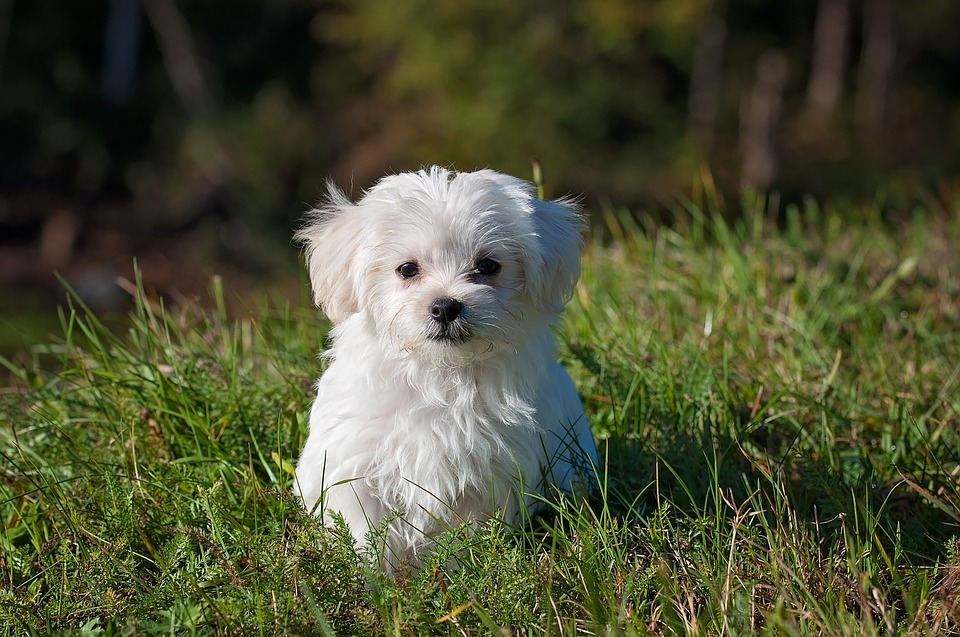
#> input picture maltese-1123016_960_720.jpg, 960 x 637 px, found by its file name
$ python image-compression.py
#> lines starting #> are read from the running program, lines starting #| are printed output that depends on the picture; after the words box and inside, x2 and y2 are one past the last pixel; in counts of white or black regions, pixels touching at a corner belong together
from google.colab import drive
from PIL import Image
from IPython.display import display

drive.mount('/content/drive')
caminho_imagem = "/content/drive/My Drive/maltese-1123016_960_720.jpg"
imagem_original = Image.open(caminho_imagem)
#> imagem_original is the input picture: PIL image 960x637 RGB; mean R, G, B 77.1, 80, 51.6
def converter_para_cinza(imagem):
  largura, altura = imagem.size
#> largura = 960; altura = 637
  imagem_cinza = Image.new("L", (largura, altura))  # Escala de cinza
#> imagem_cinza: PIL image 960x637 L; every value is 0

  for y in range(altura):
      for x in range(largura):
          r, g, b = imagem.getpixel((x, y))
          valor_cinza = int(0.299 * r + 0.587 * g + 0.114 * b)
          imagem_cinza.putpixel((x, y), valor_cinza)
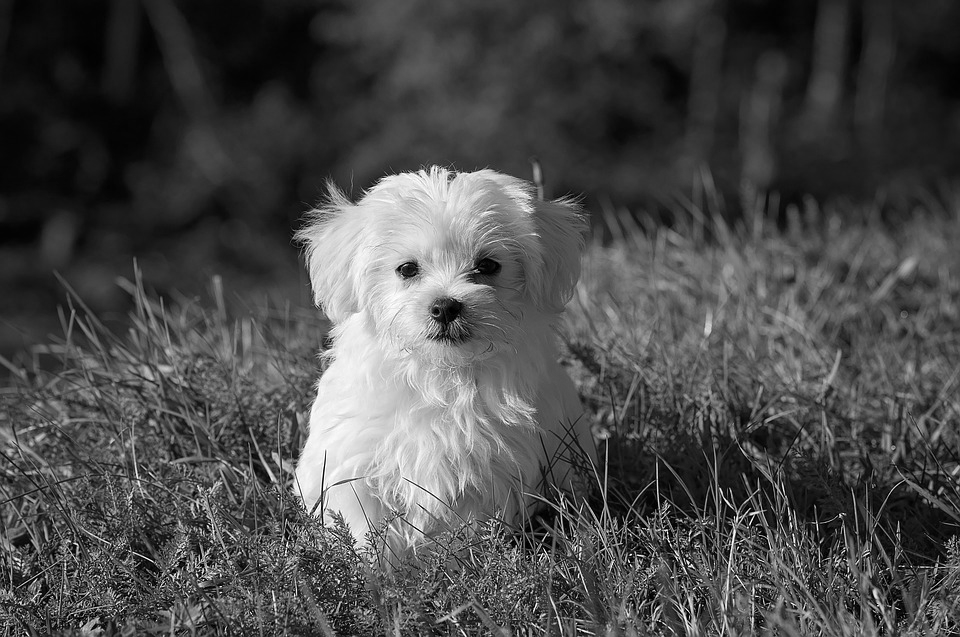
#> imagem_cinza: PIL image 960x637 L; min 0, max 255, mean 75.4

  return imagem_cinza

def binarizar_imagem(imagem_cinza, limiar=127):
#> called with limiar = 127
  largura, altura = imagem_cinza.size
#> largura = 960; altura = 637
  imagem_binaria = Image.new("1", (largura, altura))  # Binária

  for y in range(altura):
      for x in range(largura):
          valor_cinza = imagem_cinza.getpixel((x, y))
          valor_binario = 1 if valor_cinza > limiar else 0
          imagem_binaria.putpixel((x, y), valor_binario)
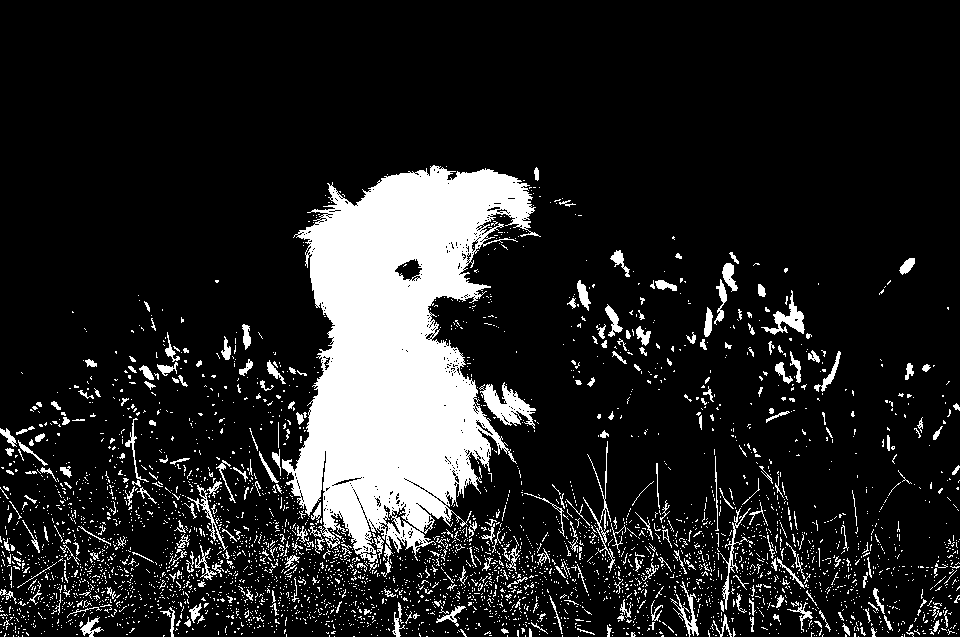
#> imagem_binaria: PIL image 960x637 1; 14.1% white; 3909 white regions (3612 under 20 px), largest, box (x1, y1, x2, y2) and area: (282, 165, 541, 563) 56158, (479, 382, 536, 429) 1139, (761, 290, 805, 335) 586

  return imagem_binaria


imagem_cinza = converter_para_cinza(imagem_original)

imagem_binaria = binarizar_imagem(imagem_cinza)

print("Imagem Original:")
display(imagem_original)

print("Imagem em Tons de Cinza:")
display(imagem_cinza)

print("Imagem Binarizada:")
display(imagem_binaria)
